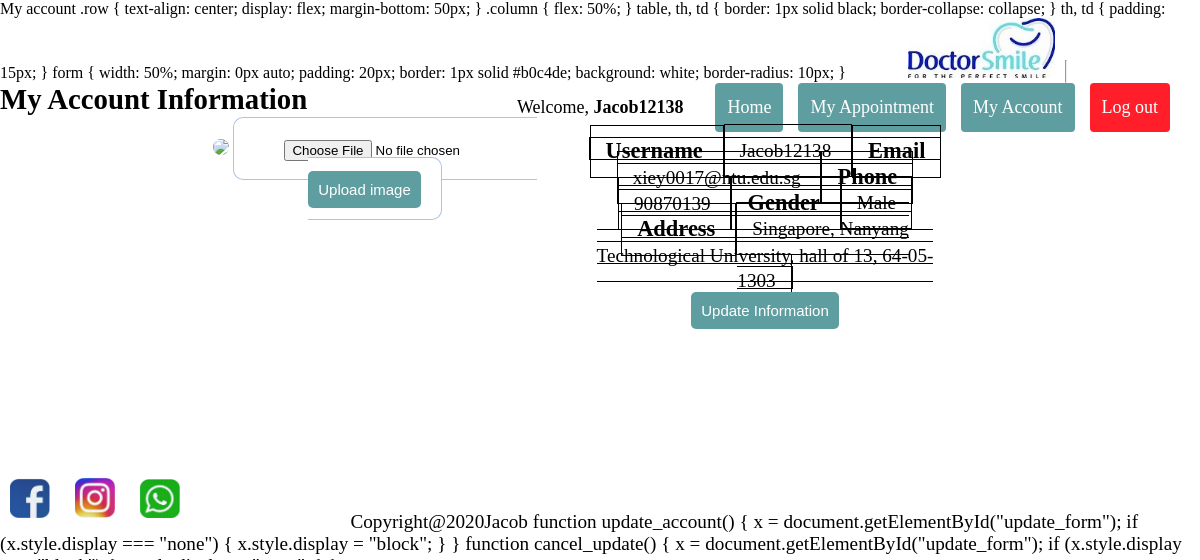
The app's page /account.php (signed in) with its own data.
### tables this page shows
CREATE TABLE IF NOT EXISTS `users` (
  `id` int(11) NOT NULL AUTO_INCREMENT,
  `username` varchar(255) NOT NULL,
  `email` varchar(255) NOT NULL,
  `password` varchar(255) NOT NULL,
  `type` varchar(20) DEFAULT 'patient',
  `address` varchar(255) DEFAULT NULL,
  `phone` varchar(22) DEFAULT NULL,
  `gender` varchar(8) NOT NULL DEFAULT 'Male',
  `profile_image` varchar(1) NOT NULL DEFAULT '0',
  PRIMARY KEY (`id`)
);

### account.php (the view, shortened to what this page needs)
<!DOCTYPE html>
<html lang="en">
<head>
    <link rel="stylesheet" type="text/css" href="basic.css">
</head>
<body>
    <?php
    include('server.php');
    include('header.php');
    ?>
    <h2 style="text-align: center;">My Account Information</h2>
    <br>
    <br>
    <div class="row">
        <div class="column" style="margin: 0 0 0 15%;">
            <?php if ($_SESSION["profile_image"] == '0') {
                echo "<img src='images/patient.png' style='width:250px'>";
            } else {
                echo "<img src='profile_images/" . $_SESSION["id"] . ".jpg' style='width:250px;border-radius: 50%'>";
            }
            ?>
            <form method="post" action="server.php" enctype='multipart/form-data'>
                <input type='file' name='file' style="margin-left:30px; margin-bottom:10px" />
                <input type='submit' class="btn" value='Upload image' name='upload_image'>
            </form>
        </div>
        <div class="column" style="margin: 0 20% 0 0;">
            <?php
            $user_id = $_SESSION["id"];
            $query = "SELECT * FROM users where id=$user_id;";
            $result = mysqli_query($db, $query);
            $row = mysqli_fetch_array($result)
            ?>
            <table>
                <tr>
                    <td>
                        <h3>Username</h3>
                    </td>
                    <td>
                        <?php echo $_SESSION['username']; ?>
                    </td>
                </tr>
                <tr>
                    <td>
                        <h3>Email</h3>
                    </td>
                    <td>
                        <?php echo $row['email']; ?>
                    </td>
                </tr>
                <tr>
                    <td>
                        <h3>Phone</h3>
                    </td>
                    <td>
                        <?php echo $row['phone']; ?>
                    </td>
                </tr>
                <tr>
                    <td>
                        <h3>Gender</h3>
                    </td>
                    <td>
                        <?php echo $row['gender']; ?>
                    </td>
                </tr>
                <tr>
                    <td>
                        <h3>Address</h3>
                    </td>
                    <td>
                        <?php echo $row['address']; ?>
                    </td>
                </tr>
            </table>
            <br>
            <button id="update_account" class="btn" onclick="update_account()">Update Information</button>
        </div>
    </div>
    <br>
    <br>
</body>
<?php include('footer.php'); ?>
<script>
    function update_account() {
        x = document.getElementById("update_form");
        if (x.style.display === "none") {
            x.style.display = "block";
        }
    }
    function cancel_update() {
        x = document.getElementById("update_form");
        if (x.style.display === "block") {
            x.style.display = "none";
        }
    }
</script>
</html>

### basic.css (style rules this page uses)
* { display: inline; }
body { font-size: 120%; }
form { width: 30%; margin: 0px auto; padding: 20px; border: 1px solid #b0c4de; background: white; border-radius: 0px 0px 10px 10px; }
.btn { padding: 10px; font-size: 15px; color: white; background: #5f9ea0; border: none; border-radius: 5px; text-decoration: none; }

### account.php (style rules this page uses)
.row { text-align: center; display: flex; margin-bottom: 50px; }
.column { flex: 50%; }
table, th, td { border: 1px solid black; border-collapse: collapse; }
th, td { padding: 15px; }
form { width: 50%; margin: 0px auto; padding: 20px; border: 1px solid #b0c4de; background: white; border-radius: 10px; }

### records on screen
users: email "xiey0017@ntu.edu.sg", phone "90870139", gender "Male", address "Singapore, Nanyang Technological University, hall of 13, 64-05-1303"

### other values on screen
$_SESSION['username'] "Jacob12138"
